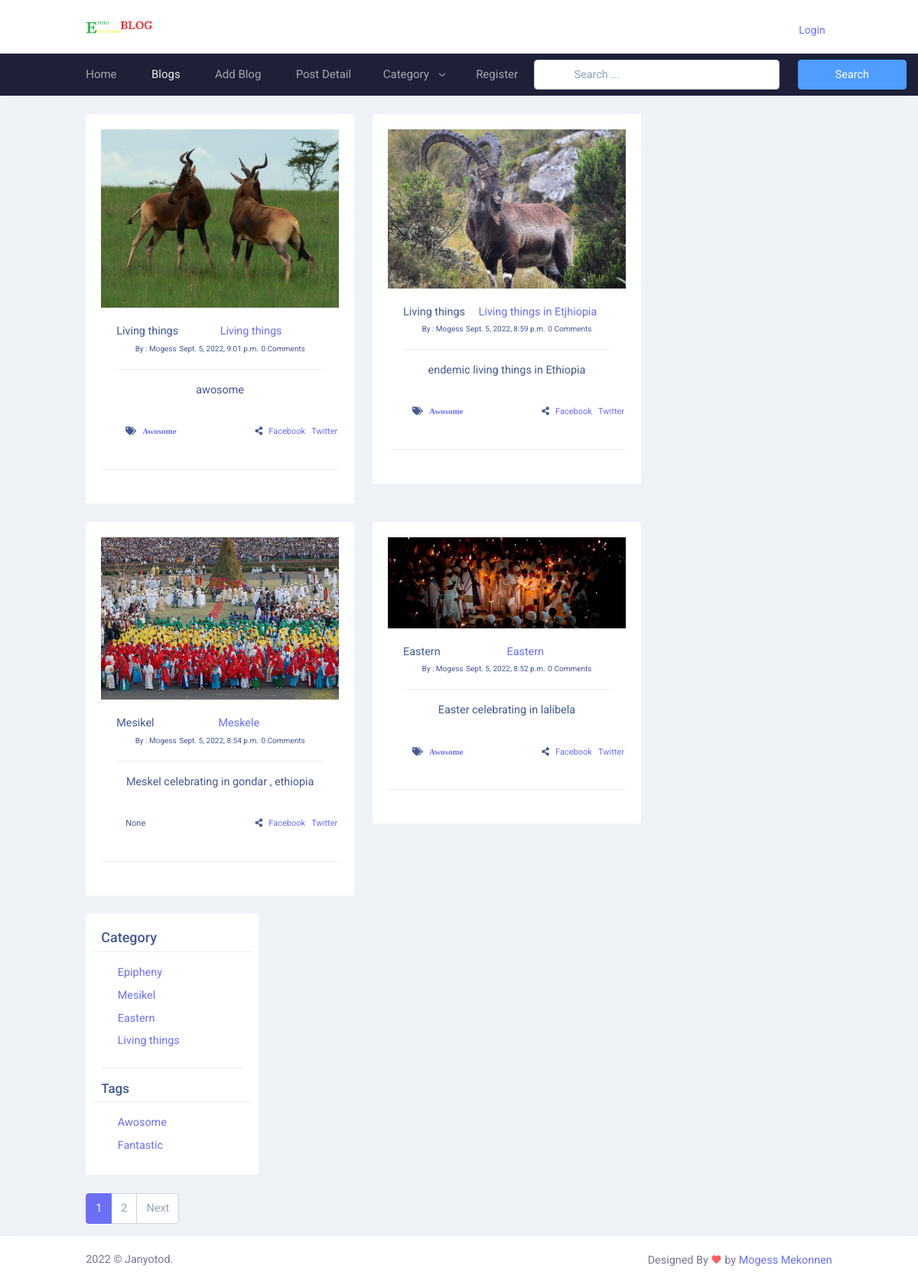
/blogs/, run on an earlier commit of the app's database.
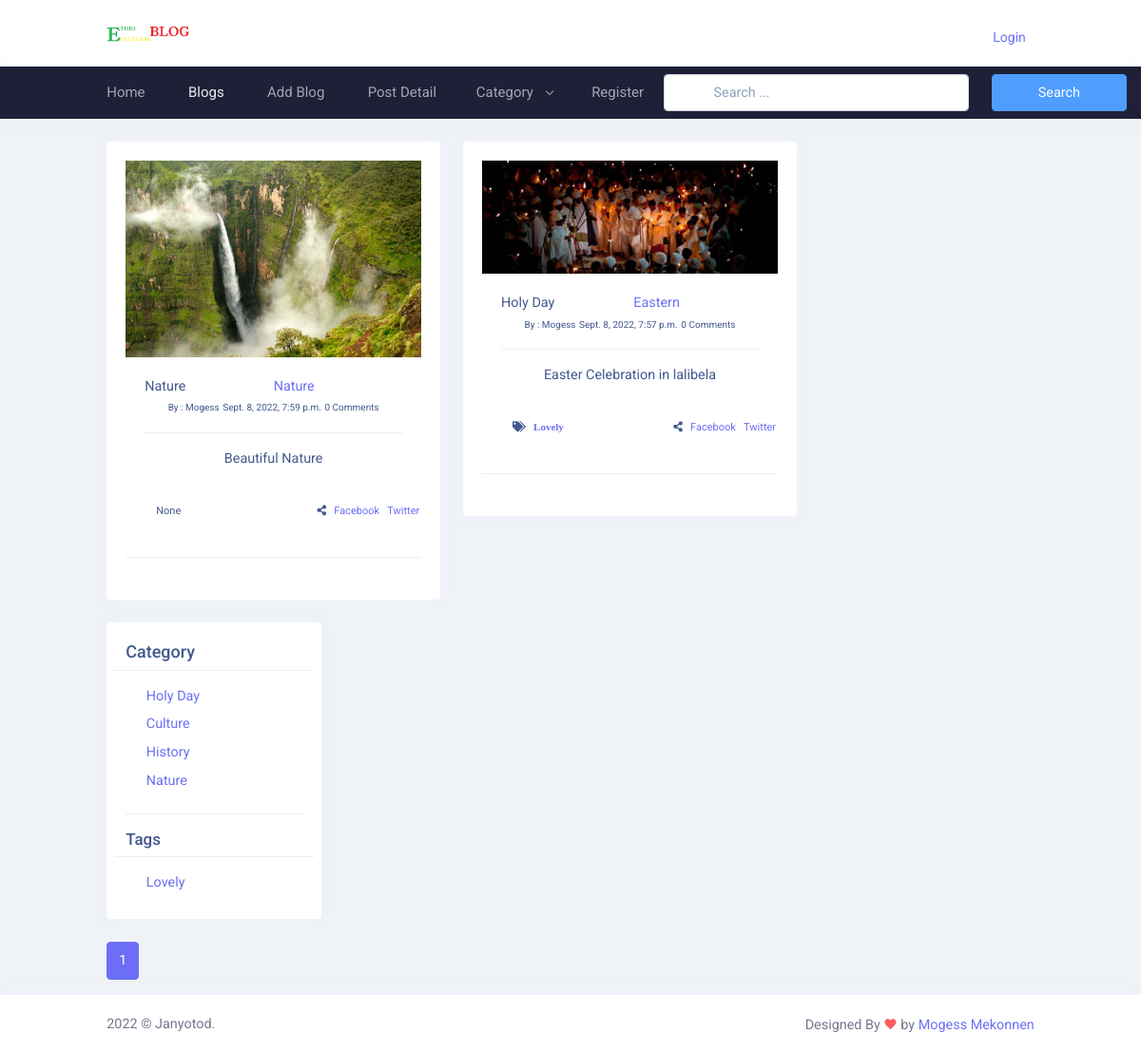
And on a later commit of the database.
### blog/models.py (models this page shows, shortened)
class Blog(models.Model):
    user = models.ForeignKey(
        User,
        related_name='user_blogs',
        on_delete=models.CASCADE,
    )
    category = models.ForeignKey(
        Category,
        related_name='Category_blogs',
        on_delete=models.CASCADE,
    )
    likes = models.ManyToManyField(
        User,
        related_name='user_likes',
        blank=True,
        )
    tags = models.ManyToManyField(
        Tag,
        related_name='tag_blogs',
        blank=True
    )
    title = models.CharField(
        max_length=250
    )
    slug = models.SlugField(null=True, blank=True)
    banner = models.ImageField(upload_to='blog_banner')
    description = models.TextField()
    created_date = models.DateTimeField(auto_now_add=True)

class Category(models.Model):
    title = models.CharField(max_length=150, unique=True)
    slug = models.SlugField(null=True, blank=True)
    create_date = models.DateField(auto_now_add=True)

class  Tag(models.Model):
    title = models.CharField(max_length=150)
    slug = models.SlugField(null=True, blank=True)
    create_date = models.DateField(auto_now_add=True)

### user_profile/models.py (models this page shows, shortened)
class User(AbstractUser):
    email = models.EmailField(max_length=150,
                              unique=True,
                              error_messages={"unique": "Email must be unique"
                                              }
                              )
    profile_image = models.ImageField(null=True,
                                      blank=True,
                                      upload_to="profile_images"
                                      )
    REQUIRED_FIELDS = ["email"]
    objects = CustomUserManager()

### blog/views.py (the view)
# urls.py: path('blogs/', blogs, name='blogs'),
def blogs(request):
    queryset = Blog.objects.order_by('-created_date')
    tags = Tag.objects.order_by('-create_date')
    page = request.GET.get('page', 1)
    paginator = Paginator(queryset, 4)
    try:
        blogs = paginator.page(page)
    except EmptyPage:
        blogs = paginator.page(1)
    except PageNotAnInteger:
         blogs = paginator.page(1)
    context = {
        "blogs": blogs,
        "tags": tags,
        "paginator": paginator
    }
    return render(request, 'blogs.html', context)

### blog/context_processors.py (called while the page is built)
def get_all_category(request):
    categories = Category.objects.all()
    context = {
        "Categories": categories
    }
    return context

### templates/blogs.html (shortened to what this page needs)
{% extends 'base.html'%}
{% load static %}
{% block content %}
<div class="main-content">
  <div class="page-content">
    <div class="container-fluid">
      <div class="row">
        <div class="col-xl-9 col-sm-6">
          <div class="row">
            {% for blog in blogs %}
            <div class="col-xl-6">
              <div class="card">
                <div class="card-body">
                  <div class="text-center">
                    {% include 'blog_card.html' %}
                    <hr class="my-4" />
                  </div>
                </div>
              </div>
              {% endfor %}
            </div>
          </div>
          {% include 'right_sidebar.html' %}
          <div class="col-12 text-center">{% include 'pagination.html' %}</div>
        </div>
        {% endblock content %}

### templates/base.html (shortened to what this page needs)
<!DOCTYPE html>
<html lang="en">
  <head>
    {% load static %}
    <link
      href="{% static 'libs/admin-resources/jquery.vectormap/jquery-jvectormap-1.2.2.css' %}"
      rel="stylesheet"
      type="text/css"
    />
    <link
      href="{% static 'css/bootstrap.min.css' %}"
      id="bootstrap-style"
      rel="stylesheet"
      type="text/css"
    />
    <link
      href="{% static 'css/icons.min.css' %}"
      rel="stylesheet"
      type="text/css"
    />
    <link
      href="{% static 'css/app.min.css' %}"
      id="app-style"
      rel="stylesheet"
      type="text/css"
    />
    <link
      href="{% static 'css/main.css' %}"
      id="app-style"
      rel="stylesheet"
      type="text/css"
    />
  </head>
  <body data-topbar="light" data-layout="horizontal">
    {% include 'header.html' %}
    {% block content %} {% endblock content %}
    {% include 'footer.html' %}
  </body>
</html>

### templates/header.html (shortened to what this page needs)
{% load static %}
<header id="page-topbar" style="background-color: #fa03d3e">
  <div class="navbar-header">
    <div class="d-flex">
      <div class="navbar-brand-box">
        <a href="{% url 'home' %}" class="logo logo-dark">
          <span class="logo-lg">
            <img
              src="{% static '/images/logo-dark2.png'%}"
              alt="logo-dark"
              height="22"
            />
          </span>
        </a>
      </div>
      <div class="topnav">
        <div class="container-fluid">
          <nav class="navbar navbar-light navbar-expand-lg topnav-menu">
            <div class="collapse navbar-collapse" id="topnav-menu-content">
              <ul class="navbar-nav">
                <li class="nav-item dropdown">
                  <a
                    class="nav-link dropdown-toggle arrow-none"
                    href="{% url 'home' %}"
                    id="topnav-uielement"
                    role="button"
                  >
                    Home
                  </a>
                </li>
                <li class="nav-item dropdown">
                  <a
                    class="nav-link dropdown-toggle arrow-none"
                    href="{% url 'blogs' %}"
                    id="topnav-apps"
                    role="button"
                  >
                     Blogs
                  </a>
                </li>
                <li class="nav-item dropdown">
                  <a
                    class="nav-link dropdown-toggle arrow-none"
                    href="{% url 'add_blog' %}"
                    id="topnav-apps"
                    role="button"
                  >
                     Add Blog
                  </a>
                </li>
                <li class="nav-item dropdown">
                  <a
                    class="nav-link dropdown-toggle arrow-none"
                    href="{% url 'add_blog' %}"
                    id="topnav-apps"
                    role="button"
                  >
                     Post Detail
                  </a>
                </li>
                <li class="nav-item dropdown">
                  <a
                    class="nav-link dropdown-toggle arrow-none"
                    href="#"
                    id="topnav-apps"
                    role="button"
                  >
                    Category
                    <div class="arrow-down"></div>
                  </a>
                </li>
                {% if request.user.is_authenticated %} {% else %}
                <li class="nav-item dropdown">
                  <a
                    class="nav-link dropdown-toggle arrow-none"
                    href="{% url 'register' %}"
                    id="topnav-uielement"
                    role="button"
                  >
                    Register
                  </a>
                </li>
                {% endif %}
              </ul>
              <form
                action="{% url 'search_blogs' %}"
                method="GET"
                class="form-inline d-flex-nowrap m-auto my-2 search-form"
              >
                <div class="row">
                  <div class="col-sm-10">
                    <input
                      type="text"
                      class="form-control px-5"
                      name="search"
                      placeholder=" Search ... "
                    />
                  </div>
                  <div class="col-sm-2">
                    <button type="submit" class="btn btn-info px-5">
                      Search
                    </button>
                  </div>
                </div>
              </form>
            </div>
          </nav>
        </div>
      </div>
    </div>
    <div class="d-flex">
      {% if request.user.is_authenticated %}
      <div class="dropdown d-inline-block user-dropdown">
        <button
          type="button"
          class="btn header-item waves-effect"
          id="page-header-user-dropdown"
          data-bs-toggle="dropdown"
          aria-haspopup="true"
          aria-expanded="false"
        >
          <img
            class="rounded-circle header-profile-user"
            src="{% static '/images/users/avatar.jpg' %}"
            alt="Header Avatar"
          />
        </button>
        <div class="dropdown-menu dropdown-menu-lg dropdown-menu-end">
          <div class="p-3">
            <div class="row align-items-center">
              <div class="col text-center">
                <h6 class="m-0">Mogess Mekonnen</h6>
              </div>
            </div>
          </div>
          <div data-simplebar style="max-height: 230px">
            <a href="{% url 'profile' %}" class="text-reset notification-item">
              <div class="d-flex align-items-center">
                <div class="avatar-xs me-3 mt-1">
                  <span
                    class="avatar-title bg-soft-primary rounded-circle font-size-16"
                  >
                    <i class="ri-user-line text-primary font-size-16"></i>
                  </span>
                </div>
                <div class="flex-grow-1 text-truncate">
                  <h6 class="mb-1">Profile</h6>
                </div>
              </div>
            </a>
            <a href="#" class="text-reset notification-item">
              <div class="d-flex align-items-center">
                <div class="avatar-xs me-3 mt-1">
                  <span
                    class="avatar-title bg-soft-warning rounded-circle font-size-16"
                  >
                    <i class="ri-wallet-2-line text-warning font-size-16"></i>
                  </span>
                </div>
                <div class="flex-grow-1 text-truncate">
                  <h6 class="mb-1">Notification</h6>
                </div>
              </div>
            </a>
          </div>
          <div class="pt-2 border-top">
            <div class="d-grid">
              <a
                class="btn btn-sm btn-link font-size-14 text-center"
                href="{% url 'logout' %}"
              >
                <i class="ri-shut-down-line align-middle me-1"> </i> Logout
              </a>
            </div>
          </div>
          {% else %}
          <div class="pt-2">
            <div class="d-grid">
              <a
                class="btn btn-sm btn-link font-size-14 text-center"
                href="{% url 'login' %}"
              >
                 Login
              </a>
            </div>
          </div>
          {% endif %}
        </div>
      </div>
</header>

### templates/blog_card.html
{% load static %}
      <div>
        <img
          src="{{blog.banner.url}}"
          class="img-fluid"
          alt="Responsive image"
        />
      </div>
      <div class="card-body">
        <span class="float-lg-start" >{{blog.category.title}}</span>
        <a class="float-lg-center"  href="{% url 'blog_details' blog.slug %}" >{{blog.title}}</a>
        <br />
        <span style="font-size: 10px"
          >By : {{blog.user.username}}</span
        >
        <span style="font-size: 10px">{{blog.created_date}}</span>
        <span style="font-size: 10px"
          >{{blog.blog_comments.all.count}} Comments</span
        >
        <hr />
        <p>{{blog.description|truncatewords:50}}</p>
      </div>
      <div class="row"  style="font-size:11px">
        <div class="col-6">
          <ul class="post-tags float-lg-start">
            {% if blog.tags.all.count > 0 %}
            {% for tags in blog.tags.all %}
            <li class="fa fa-tags" >
              &nbsp; <a href="#">{{tags.title }}</a>
            </li>
            {% endfor %} {% else %} None {% endif %}
          </ul>
        </div>
        <div class="col-6">
          <ul class="post-share">
            <li class="fa fa-share-alt"></li>
            <a href="">&nbsp;&nbsp;Facebook</a>
            <a href="">&nbsp;&nbsp;Twitter</a>
          </ul>
        </div>
      </div>
    </div>

### templates/right_sidebar.html
<div class="col-xl-3 col-sm-6" style="width: 250px">
  <div class="card">
    <div class="card-body">
      <div class="row">
        <h4 class="form-label h5">Category</h4>
        <hr />
        {% for category in Categories %}
        <div class="d-flex flex-wrap gap-3">
          <div class="form-check mb-2">
            <a href="{% url 'category_blogs' category.slug %}"
              >{{category.title}}</a
            >
          </div>
        </div>
        {% endfor %}
      </div>
      <hr />
      <div class="row">
        <h4 class="card-title">Tags</h4>
        <hr />
        {% for tag in tags %}
        <div class="d-flex flex-wrap gap-3">
          <div class="form-check mb-2">
            <a href="{% url 'tag_blogs' tag.slug %}">{{tag.title}}</a>
          </div>
        </div>
        {% endfor %}
      </div>
    </div>
  </div>
</div>

### templates/pagination.html (shortened to what this page needs)
<nav aria-label="Page navigation example">
  <ul class="pagination">
    {% for page in blogs.paginator.page_range %}
    {% if page == blogs.number %}
    <li class="page-item active">
      <a class="page-link" href="?page={{page}}">{{page}}</a>
    </li>
    {% else %}
    <li class="page-item">
      <a class="page-link" href="?page={{page}}">{{page}}</a>
    </li>
    {% endif %} {% endfor %}
    {% if blogs.has_next %}
    <li class="page-item">
      <a class="page-link" href="?page={{page}}" aria-label="Previous">
        <span aria-hidden="true">Next</span>
      </a>
    </li>
    {% endif %}
  </ul>
</nav>

### templates/footer.html
<footer class="footer">
    <div class="container-fluid">
        <div class="row">
            <div class="col-sm-6">
                <script>document.write(new Date().getFullYear())</script> © Janyotod.
            </div>
            <div class="col-sm-6">
                <div class="text-sm-end d-none d-sm-block">
                    Designed By <i class="mdi mdi-heart text-danger"></i> by <a href="https://1.envato.market/themesdesign" target="_blank">Mogess Mekonnen</a>
                </div>
            </div>
        </div>
    </div>
</footer>

### templates/scripts.html (shortened to what this page needs)
{% load static %}

What changed in the data, as far as the page shows it:
removed Blog: banner (picture), category "Living things", title "Living things", user.username "Mogess", created_date "Sept. 5, 2022, 9:01 p.m.", blog_comments.all.count "0", description "awosome"
removed Tag: title "Awosome"
removed Blog: banner (picture), category "Living things", title "Living things in Etjhiopia", user.username "Mogess", created_date "Sept. 5, 2022, 8:59 p.m.", blog_comments.all.count "0", description "endemic living things in Ethiopia"
removed Blog: banner (picture), category "Mesikel", title "Meskele", user.username "Mogess", created_date "Sept. 5, 2022, 8:54 p.m.", blog_comments.all.count "0", description "Meskel celebrating in gondar , ethiopia", shows "None"
removed Blog: banner (picture), category "Eastern", title "Eastern", user.username "Mogess", created_date "Sept. 5, 2022, 8:52 p.m.", blog_comments.all.count "0", description "Easter celebrating in lalibela"
removed Category: title "Epipheny"
removed Category: title "Mesikel"
removed Category: title "Eastern"
removed Category: title "Living things"
removed Tag: title "Fantastic", shown under "Tags"
added Blog: banner (picture), category "Nature", title "Nature", user.username "Mogess", created_date "Sept. 8, 2022, 7:59 p.m.", blog_comments.all.count "0", description "Beautiful Nature", shows "None"
added Blog: banner (picture), category "Holy Day", title "Eastern", user.username "Mogess", created_date "Sept. 8, 2022, 7:57 p.m.", blog_comments.all.count "0", description "Easter Celebration in lalibela"
added Tag: title "Lovely"
added Category: title "Holy Day"
added Category: title "Culture"
added Category: title "History"
added Category: title "Nature"
Also different on the page:
list line gone: "2"
text no longer shown: "Next"
